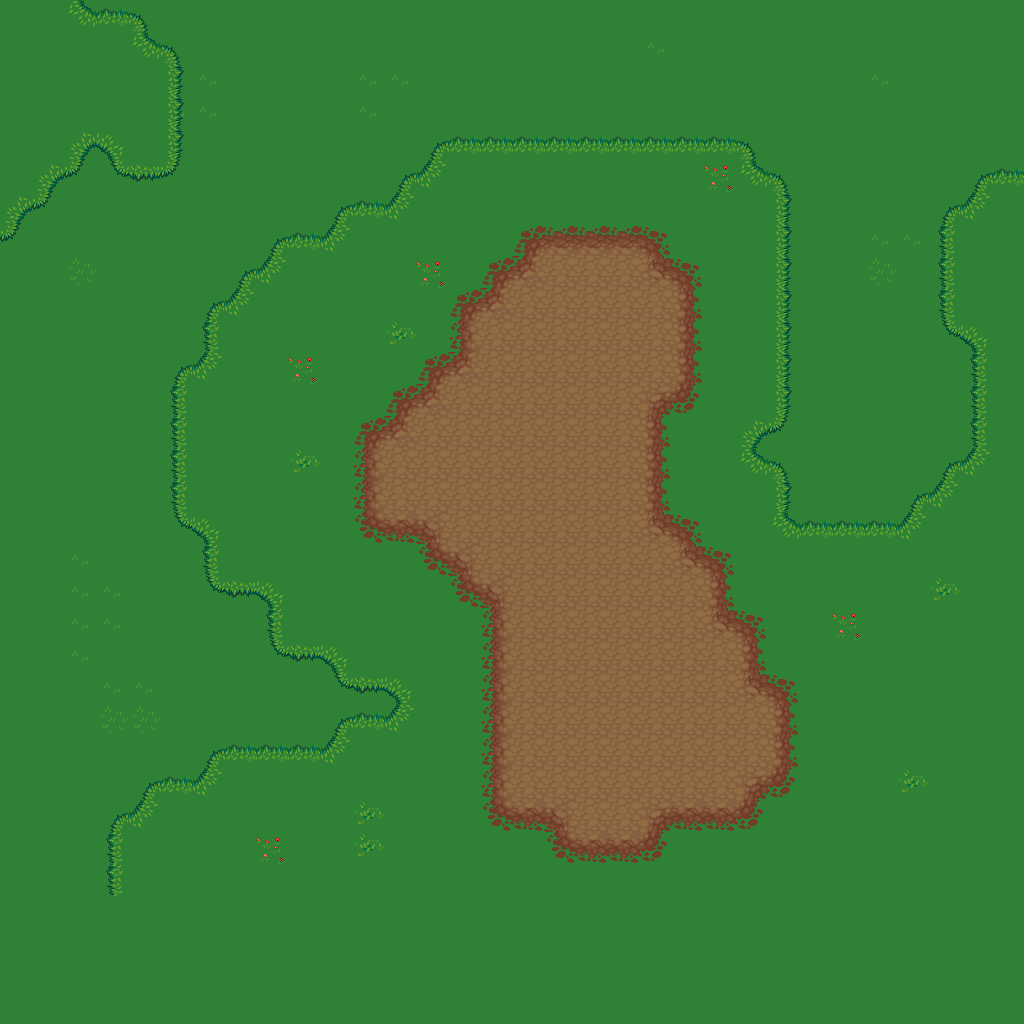

The image is a tile-based game level rendered from a .tmx file. Its description and source (layers, tilesets, objects; grid data summarised) follow:
An orthogonal 32x32 tile map with 32x32 px tiles, 3 tile layers (Base, Grass, Mud).

<map version="1.0" orientation="orthogonal" renderorder="right-down" width="32" height="32" tilewidth="32" tileheight="32" nextobjectid="1">
 <tileset firstgid="1" source="terrain/Terrain.tsx" />
 <layer name="Base" width="32" height="32">
  <data>[1024 cells, 1024 non-empty, 3 distinct tile ids]</data>
 </layer>
 <layer name="Grass" width="32" height="32">
  <data>[1024 cells, 608 non-empty, 15 distinct tile ids]</data>
 </layer>
 <layer name="Mud" width="32" height="32">
  <data>[1024 cells, 178 non-empty, 13 distinct tile ids]</data>
 </layer>
</map>
